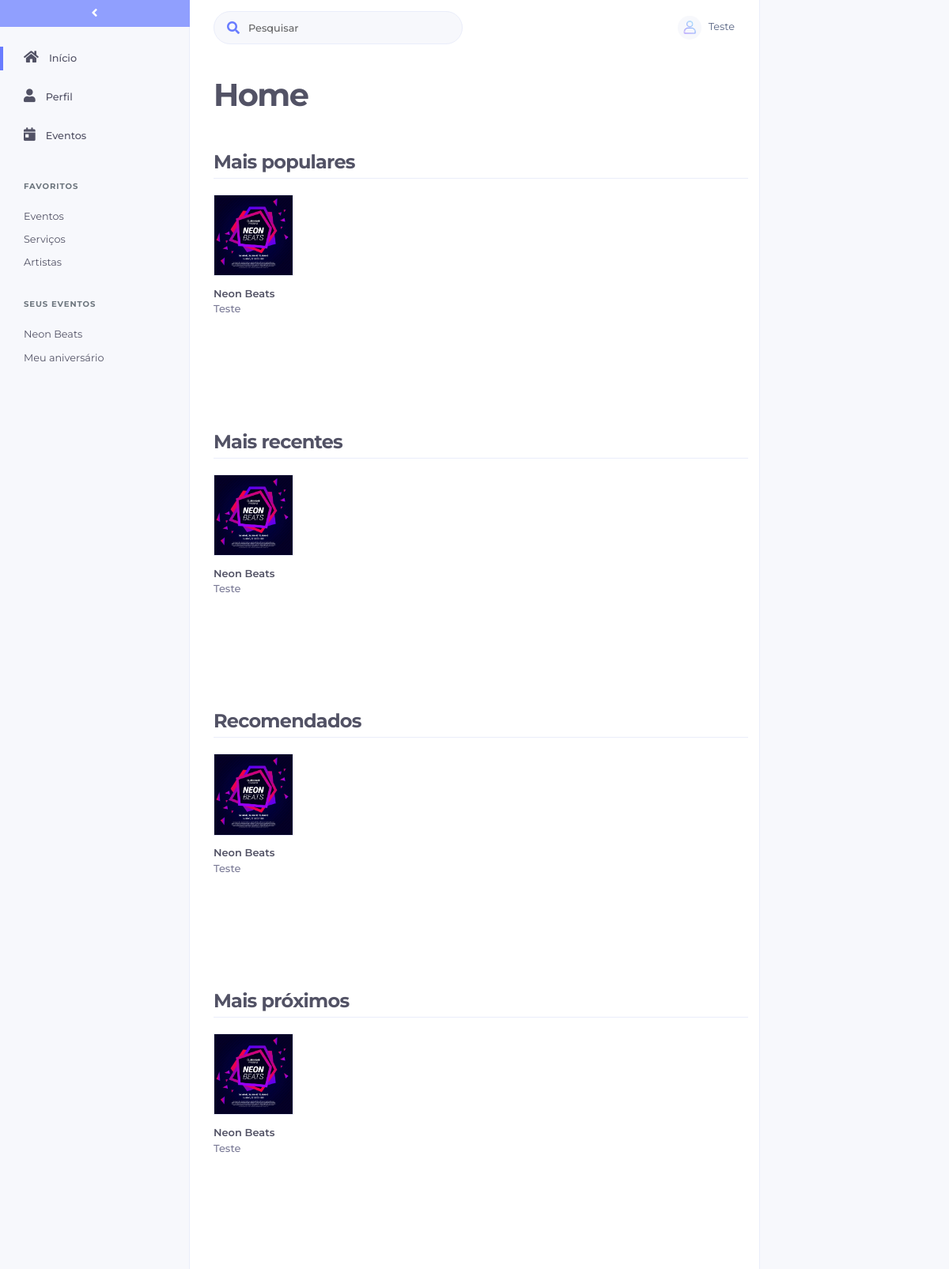
/view/home.php (signed in), run on the app's committed database.
### tables this page shows
CREATE TABLE `eventos` (
  `id` bigint(20) UNSIGNED NOT NULL,
  `idUsuario` bigint(20) NOT NULL,
  `nome` varchar(191) NOT NULL,
  `descricao` varchar(9999) DEFAULT NULL,
  `idEstabelecimento` int(11) DEFAULT '0',
  `status` int(11) NOT NULL DEFAULT '0',
  `imagem` varchar(100) NOT NULL DEFAULT 'no-image.png'
);

CREATE TABLE `usuario` (
  `id` bigint(20) NOT NULL,
  `nome` varchar(100) NOT NULL,
  `email` varchar(200) NOT NULL,
  `senha` varchar(20) NOT NULL,
  `tipo` char(1) NOT NULL,
  `cnpj` char(14) DEFAULT NULL,
  `telefone` bigint(20) DEFAULT NULL,
  `idCategoria` int(11) DEFAULT NULL,
  `imagem` varchar(200) NOT NULL DEFAULT 'no-image.png'
);

### autoload.php (called while the page is built, shortened)
<?php
function autoload($classe)
{
    $classe = lcfirst($classe);
    $classe2 = lcfirst(substr($classe, 0,8));
    $classe3 = lcfirst(substr($classe, 8));
    $classe4 = lcfirst(substr($classe, 0,6));
    $classe5 = lcfirst(substr($classe, 6));
    $classe6 = lcfirst(substr($classe, 8,6));
    $classe7 = lcfirst(substr($classe, 14));
}

### modelo/database.class.php (called while the page is built, shortened)
<?php
include_once '../autoload.php';
class Database{
    protected static $conn;
    private function __construct()
    {
        try
        {
            self::$conn = new PDO("mysql:host=". Config::HOST_NAME."; dbname=".Config::DATABASE_NAME, Config::DATABASE_USER_NAME, Config::DATABASE_PASSWORD);
            self::$conn->setAttribute(PDO::ATTR_ERRMODE, PDO::ERRMODE_EXCEPTION);
            self::$conn->exec('SET NAMES utf8');
        }
        catch (PDOException $e)
        {
            $email = new Email();
            die("Connection Error: " . $e->getMessage());
        }
    }
    public static function conectar()
    {
        return self::$conn;
    }
    public static function desconectar()
    {
        if (self::$conn)
        {
            self::$conn = null;
        }
    }
}

### controle/controle.evento.class.php (called while the page is built, shortened)
<?php
class ControleEvento extends ControleBase {
    private $evento;
    public function __construct() {
        $this->evento = new Evento();
    }
    public function controleAcao($acao,$param=null,$param2=null){
        switch ($acao) {
            default:
                return parent::controleAcao($acao,$param,$param2);
                break;
        }
    }
    protected function listarTodos($param=null, $param2){
        return $this->evento->listarTodos($param, $param2);
    }
}

### modelo/evento.class.php (called while the page is built, shortened)
<?php
class Evento implements ibaseModelo{
    private $id;
    private $nome;
    private $conn;
    public function getId() {
        return $this->id;
    }
    public function getNome() {
        return $this->nome;
    }
    public function __construct() {
        $this->conn = Database::conectar();
    }
    public function listarTodos($nome=null, $idUsuario){
        try{
            if(!is_null($nome)){
                $query="SELECT id,nome,descricao,idEstabelecimento,status,idUsuario,imagem FROM eventos WHERE idUsuario = :idUsuario AND nome LIKE :nome";
            }else{
                $query="SELECT id,nome,descricao,idEstabelecimento,status,idUsuario,imagem FROM eventos WHERE idUsuario = :idUsuario";
            }
            $this->stmt= $this->conn->prepare($query);
            if(!is_null($nome))$this->stmt->bindValue(':nome', '%'.$nome.'%', PDO::PARAM_STR);
            if(!is_null($idUsuario))$this->stmt->bindValue(':idUsuario', $idUsuario, PDO::PARAM_STR);
            if($this->stmt->execute()){
                $eventos = $this->stmt->fetchAll(PDO::FETCH_CLASS,"Evento");
            }
            return $eventos;
        } catch(PDOException $e) {
            echo "<div class='alert alert-danger'>".$e->getMessage()."</div>";
            return null;
        }
    }
}

### controle/controle.base.class.php (called while the page is built, shortened)
<?php
abstract class ControleBase {
    public function controleAcao($acao,$param=null, $param2=null) {
        switch ($acao) {
             case "listarTodos":
                return $this->listarTodos($param, $param2);
                break;
            case "listarUnico":
                return $this->listarUnico($param);
                break;
        }
    }
}
?>

### controle/controle.evento.publicado.class.php (called while the page is built, shortened)
<?php
class ControleEventoPublicado extends ControleBase {
    private $evento;
    public function __construct() {
        $this->evento = new EventoPublicado();
    }
    public function controleAcao($acao,$param=null,$param2=null){
        switch ($acao) {
            default:
                return parent::controleAcao($acao,$param,$param2);
                break;
        }
    }
    protected function listarTodos($param=null, $param2){
        return $this->evento->listarTodos($param, $param2);
    }
}

### modelo/evento.publicado.class.php (called while the page is built, shortened)
<?php
class EventoPublicado implements ibaseModelo{
    private $id;
    private $nome;
    private $idUsuario;
    private $imagem;
    private $conn;
    public function getId() {
        return $this->id;
    }
    public function getNome() {
        return $this->nome;
    }
    public function getIdUsuario() {
        return $this->idUsuario;
    }
    public function getImagem() {
        return $this->imagem;
    }
    public function __construct() {
        $this->conn = Database::conectar();
    }
    public function listarTodos($nome=null, $idUsuario){
        try{
            if(!is_null($nome)){
                $query="SELECT id,nome,descricao,status,idUsuario,imagem FROM eventos WHERE status = :status AND nome LIKE :nome";
            }else{
                $query="SELECT id,nome,descricao,status,idUsuario,imagem FROM eventos WHERE status = :status";
            }
            $this->stmt= $this->conn->prepare($query);
            $this->stmt->bindValue(':status', 1, PDO::PARAM_INT);
            if($this->stmt->execute()){
                $eventos = $this->stmt->fetchAll(PDO::FETCH_CLASS,"EventoPublicado");
            }
            return $eventos;
        } catch(PDOException $e) {
            echo "<div class='alert alert-danger'>".$e->getMessage()."</div>";
            return null;
        }
    }
}

### controle/controle.organizador.class.php (called while the page is built, shortened)
<?php
class ControleOrganizador extends ControleBase {
    private $organizador;
    public function __construct() {
        $this->organizador = new Organizador();
    }
    public function controleAcao($acao,$param=null,$param2=null){
        switch ($acao) {
            default:
                return parent::controleAcao($acao,$param,$param2);
                break;
        }
    }
    protected function listarUnico($param){
        return $this->organizador->listarUnico($param);
    }
}

### modelo/organizador.class.php (called while the page is built, shortened)
<?php
class Organizador implements ibaseModelo{
    private $nome;
    private $conn;
    public function getNome() {
        return $this->nome;
    }
    public function __construct() {
        $this->conn = Database::conectar();
    }
    public function listarUnico($id){
        try{
            $query="SELECT id, nome, email, senha, imagem FROM usuario WHERE id=:id";
            $this->stmt= $this->conn->prepare($query);
            $this->stmt->bindValue(':id', $id, PDO::PARAM_INT);
            if($this->stmt->execute()){
                $organizador = $this->stmt->fetchAll(PDO::FETCH_CLASS,"Organizador");
            }
            return $organizador[0];
        } catch(PDOException $e) {
            echo "<div class='alert alert-danger'>".$e->getMessage()."</div>";
            return null;
        }
    }
}

### view/home.php (the view, shortened to what this page needs)
<?php
	include_once '../autoload.php';
	$eventoControle = new ControleEventoPublicado();
	$eventosPublicados = array();
	if(isset($_GET['procure'])){
		$eventosPublicados = $eventoControle->controleAcao("listarTodos", $_GET['procure']);
	}else{
		$eventosPublicados = $eventoControle->controleAcao("listarTodos");
	}
	$usuarioControle = new ControleOrganizador();
?>
<!DOCTYPE html>
<html>
<?php
include_once('include/head.php');
?>
<body>
    <div class="wrapper">
    	<?php
    	$paginaHome = "class='active'";
    	$paginaLista = '';
    	include_once('include/sidebar.php');
    	?>
    	<div id="page">
    		<?php include_once('include/navbar.php'); ?>
			<div class="filtros">Home</div>
			<div id="eventos">
			<div class="filtros-mini">Mais populares</div>
			<div id="mais-populares" style="white-space: nowrap; overflow: auto; margin-bottom: 100px;">
				<?php
					if(!empty($eventosPublicados)){
						foreach (array_reverse($eventosPublicados) as $ev) {
							$usuarioUnico = $usuarioControle->controleAcao('listarUnico', $ev->getIdUsuario());
							echo "<div class='content photo' style='float: none; margin-right: 2%;'>
					<div class='card' data-id=".$ev->getId().">
					<img class='card-img-top' src='img/imagens_evento/".$ev->getImagem()."' alt='Card image cap'>
					<div class='card-body'>
						<h5 class='card-title'>".$ev->getNome()."</h5>
						<h5 class='card-title' style='font-weight: 500; color: rgba(50, 50, 93, 0.65);'>".$usuarioUnico->getNome()."</h5>
					</div>
					</div>
				</div>";
						}
					}
				?>
			</div>
			<div class="filtros-mini">Mais recentes</div>
			<div id="mais-recentes" style="white-space: nowrap; overflow: auto; margin-bottom: 100px;">
				<?php
					if(!empty($eventosPublicados)){
						foreach (array_reverse($eventosPublicados) as $ev) {
							$usuarioUnico = $usuarioControle->controleAcao('listarUnico', $ev->getIdUsuario());
							echo "<div class='content photo' style='float: none; margin-right: 2%;'>
					<div class='card' data-id=".$ev->getId().">
					<img class='card-img-top' src='img/imagens_evento/".$ev->getImagem()."' alt='Card image cap'>
					<div class='card-body'>
						<h5 class='card-title'>".$ev->getNome()."</h5>
						<h5 class='card-title' style='font-weight: 500; color: rgba(50, 50, 93, 0.65);'>".$usuarioUnico->getNome()."</h5>
					</div>
					</div>
				</div>";
						}
					}
				?>
			</div>
			<div class="filtros-mini">Recomendados</div>
			<div id="recomendados" style="white-space: nowrap; overflow: auto; margin-bottom: 100px;">
				<?php
					if(!empty($eventosPublicados)){
						foreach (array_reverse($eventosPublicados) as $ev) {
							$usuarioUnico = $usuarioControle->controleAcao('listarUnico', $ev->getIdUsuario());
							echo "<div class='content photo' style='float: none; margin-right: 2%;'>
					<div class='card' data-id=".$ev->getId().">
					<img class='card-img-top' src='img/imagens_evento/".$ev->getImagem()."' alt='Card image cap'>
					<div class='card-body'>
						<h5 class='card-title'>".$ev->getNome()."</h5>
						<h5 class='card-title' style='font-weight: 500; color: rgba(50, 50, 93, 0.65);'>".$usuarioUnico->getNome()."</h5>
					</div>
					</div>
				</div>";
						}
					}
				?>
			</div>
			<div class="filtros-mini">Mais próximos</div>
			<div id="mais-proximos" style="white-space: nowrap; overflow: auto; margin-bottom: 100px;">
				<?php
					if(!empty($eventosPublicados)){
						foreach (array_reverse($eventosPublicados) as $ev) {
							$usuarioUnico = $usuarioControle->controleAcao('listarUnico', $ev->getIdUsuario());
							echo "<div class='content photo' style='float: none; margin-right: 2%;'>
					<div class='card' data-id=".$ev->getId().">
					<img class='card-img-top' src='img/imagens_evento/".$ev->getImagem()."' alt='Card image cap'>
					<div class='card-body'>
						<h5 class='card-title'>".$ev->getNome()."</h5>
						<h5 class='card-title' style='font-weight: 500; color: rgba(50, 50, 93, 0.65);'>".$usuarioUnico->getNome()."</h5>
					</div>
					</div>
				</div>";
						}
					}
				?>
			</div>
			</div>
			</div>
		<div id="action-bar">
		</div>
    </div>
</body>
</html>

### view/include/sidebar.php (shortened to what this page needs)
<?php
	$seusEventosControle = new ControleEvento();
	$seusEventos = $seusEventosControle->controleAcao("listarTodos", '', $_SESSION['id']);
?>
<nav id="sidebar">
				<button id="encolheMenu" class="btn-diferente">
						<i class="fas fa-angle-left"></i>
				</button>
            <ul class="list-unstyled components">
                <a <?php echo $paginaHome; ?> href="home.php">
                	<div class="paginaAtiva"></div>
	                <li>
	                    <i class="fas fa-home"></i><span>Início</span>
	                </li>
                </a>
                <a href="">
					<li>
                    	<i class="fas fa-user"></i><span>Perfil</span>
                	</li>
                </a>
				<a <?php echo $paginaLista; ?> href="lista_evento.php">
					<li>
                    	<i class="fas fa-calendar-day"></i><span>Eventos</span>
                	</li>
                </a>
				<p style='padding-top: 30px'>FAVORITOS</p>
                <a href="">
					<li class='li-menor'>
                    	<div>Eventos</div>
                	</li>
                </a>
                <a href="">
					<li class='li-menor'>
                    	<div>Serviços</div>
                	</li>
                </a>
                <a href="">
					<li class='li-menor'>
                    	<div>Artistas</div>
                	</li>
                </a>
                <?php
                	if (isset($seusEventos)) {
                		echo "<p style='padding-top: 30px'>SEUS EVENTOS</p>";
                		foreach ($seusEventos as $sevs) {
                			$eventoSelecionado = '';
                			echo "<a href='form_evento.php?evento=".$sevs->getId()."' class='sidebar-evento ".$eventoSelecionado."'>
					<div class='paginaAtiva paginaAtiva-menor'></div>
					<li class='li-menor'>
                    	<div>".$sevs->getNome()."</div>
                	</li>
                </a>";
                		}
                	}
                ?>
            </ul>
        </nav>

### data on the page
eventos: nome "Neon Beats", imagem (picture), idUsuario.nome "Teste"
eventos: nome "Meu aniversário"

### other printed values
$_SESSION['usuario'] "Teste"
